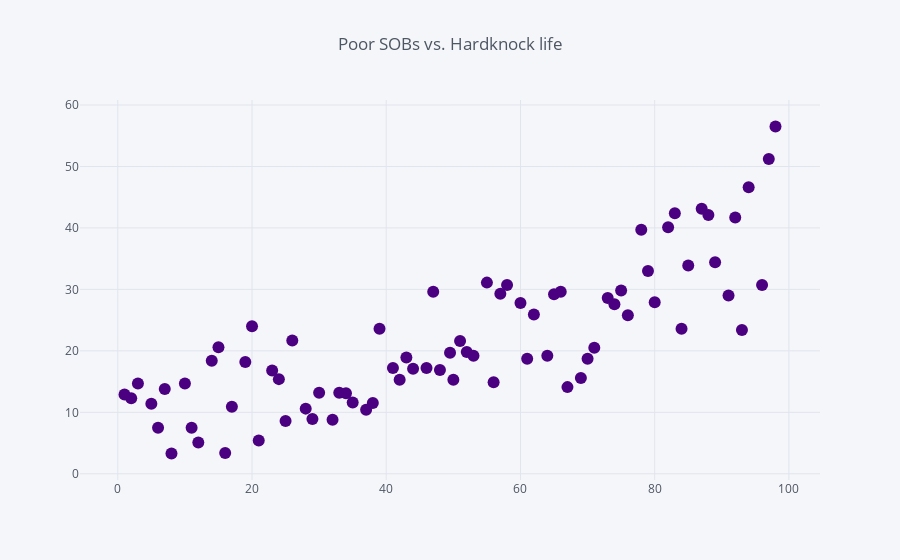

Notebook code cell kept with this figure:
### Markdown cell above
#### Question 10
##### Create a simple scatterplot with `hardship_index` on the x-axis and `percent_house_below_poverty` on the y-axis.
##### Set `color` as `indigo` and `mode` as `markers`.
##### Specify the title of the plot.

### Code cell
chicago_census.iplot(kind = 'scatter',
                     x = 'hardship_index',
                     y = 'percent_house_below_poverty',
                     color = 'indigo',
                     title = 'Poor SOBs vs. Hardknock life',
                     mode = 'markers')

### Figure 1 — Plotly figure (JSON) as saved in the notebook; plotly's stock layout.template omitted (floating-point values rounded to 4 significant figures)
{"data": [{"line": {"color": "rgba(75, 0, 130, 1.0)", "dash": "solid", "shape": "linear", "width": 1.3}, "marker": {"size": 12, "symbol": "circle"}, "mode": "markers", "name": "percent_house_below_poverty", "text": "", "type": "scatter", "uid": "d9feee0d-ce94-41d2-b581-4899fab4958e", "x": [39, 46, 20, 17, 6, 5, 2, 1, 8, 21, 25, 11, 33, 53, 35, 34, 28, 50, 70, 71, 42, 23, 85, 10, 73, 92, 83, 15, 87, 96, 76, 3, 7, 82, 47, 78, 97, 57, 26, 88, 14, 58, 55, 60, 41, 75, 79, 38, 52, 51, 65, 64, 62, 98, 44, 32, 67, 84, 61, 43, 91, 69, 93, 29, 56, 80, 89, 94, 66, 37, 74, 12, 48, 16, 30, 24, 19, 49.51], "y": [23.6, 17.2, 24, 10.9, 7.5, 11.4, 12.3, 12.9, 3.3, 5.4, 8.6, 7.5, 13.2, 19.2, 11.6, 13.1, 10.6, 15.3, 18.7, 20.5, 15.3, 16.8, 33.9, 14.7, 28.6, 41.7, 42.4, 20.6, 43.1, 30.7, 25.8, 14.7, 13.8, 40.1, 29.6, 39.7, 51.2, 29.3, 21.7, 42.1, 18.4, 30.7, 31.1, 27.8, 17.2, 29.8, 33, 11.5, 19.8, 21.6, 29.2, 19.2, 25.9, 56.5, 17.1, 8.8, 14.1, 23.6, 18.7, 18.9, 29, 15.6, 23.4, 8.9, 14.9, 27.9, 34.4, 46.6, 29.6, 10.4, 27.6, 5.1, 16.9, 3.4, 13.2, 15.4, 18.2, 19.7]}], "layout": {"legend": {"bgcolor": "#F5F6F9", "font": {"color": "#4D5663"}}, "paper_bgcolor": "#F5F6F9", "plot_bgcolor": "#F5F6F9", "title": {"font": {"color": "#4D5663"}, "text": "Poor SOBs vs. Hardknock life"}, "xaxis": {"gridcolor": "#E1E5ED", "showgrid": true, "tickfont": {"color": "#4D5663"}, "title": {"font": {"color": "#4D5663"}, "text": ""}, "zerolinecolor": "#E1E5ED"}, "yaxis": {"gridcolor": "#E1E5ED", "showgrid": true, "tickfont": {"color": "#4D5663"}, "title": {"font": {"color": "#4D5663"}, "text": ""}, "zerolinecolor": "#E1E5ED"}}}
